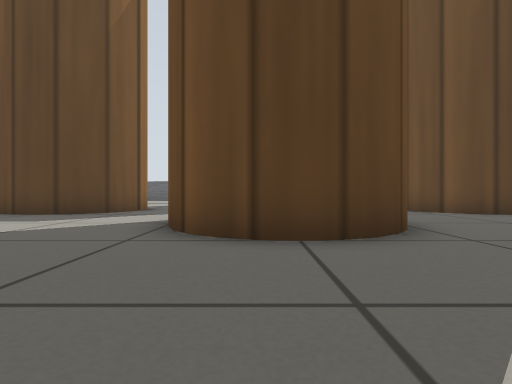
View 1 (above)

22 first-person views from a walk through a Gazebo world. The camera is 0.28 m above the floor, looks level and sees 80° across. The floor is counted in squares, 0.5 m on a side. Each view is taken from the middle of a square. On the plan, view 1 faces up. The plan holds only what a view shows up to about 9 squares ahead; the rest is blank. Simple patterns stand in for the simulator's built-in surfaces.

View 2
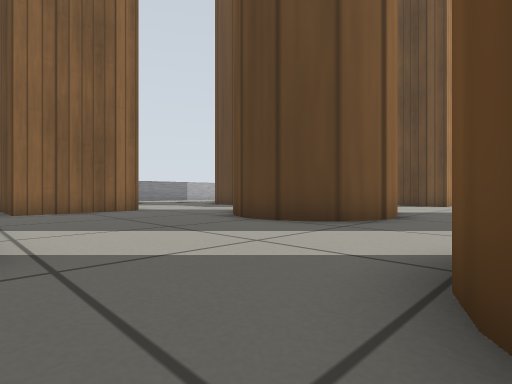

View 3
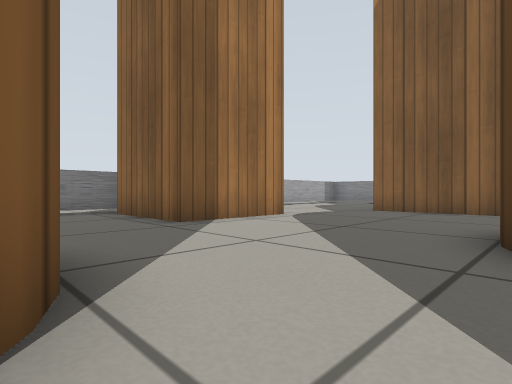

View 4
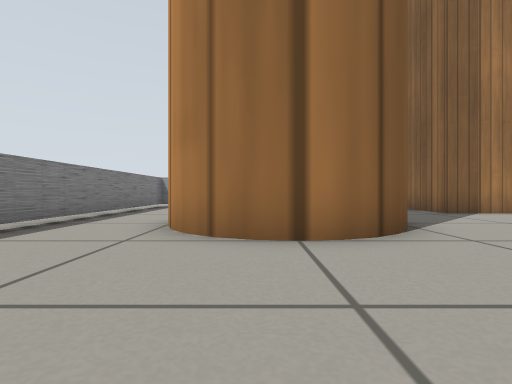

View 5
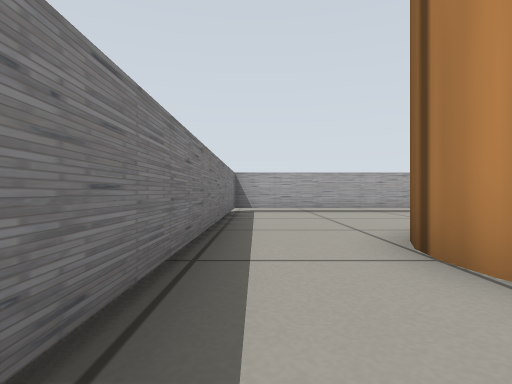

View 6
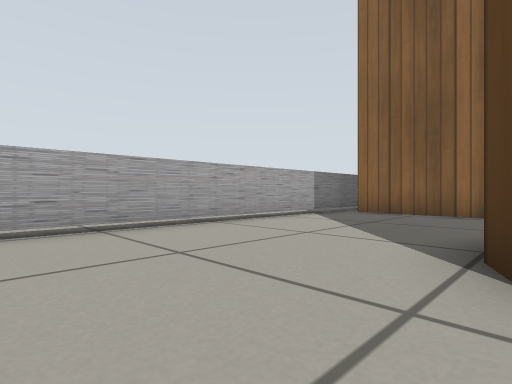

View 7
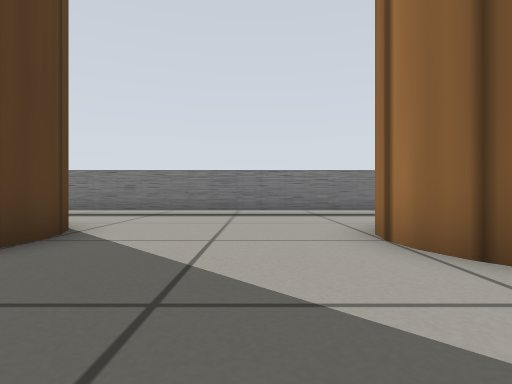

View 8
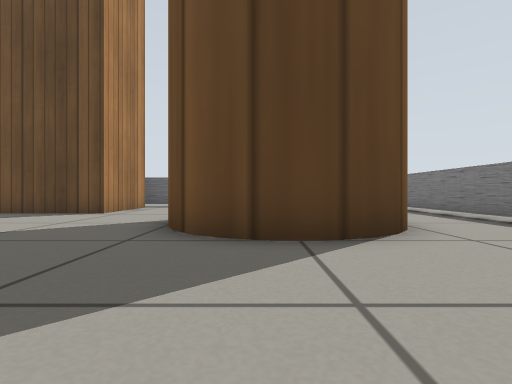

View 9
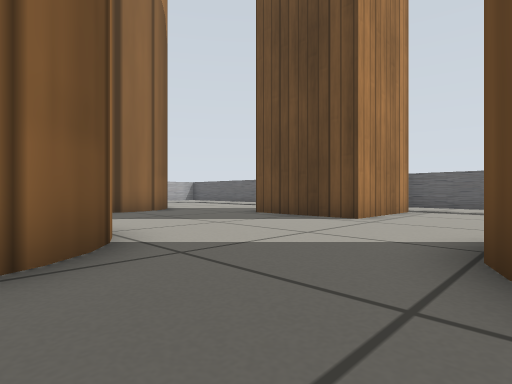

View 10
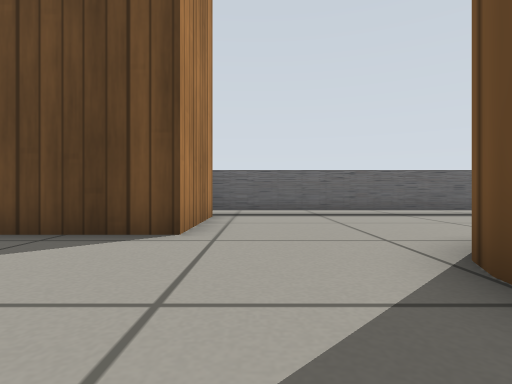

View 11
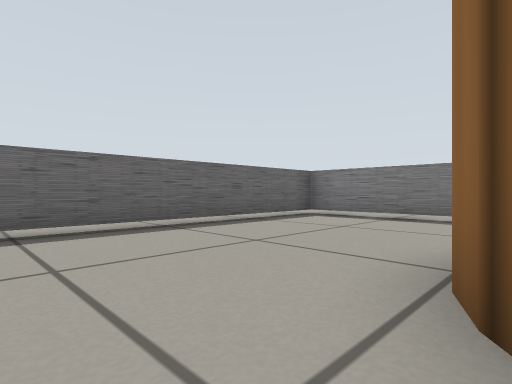

View 12
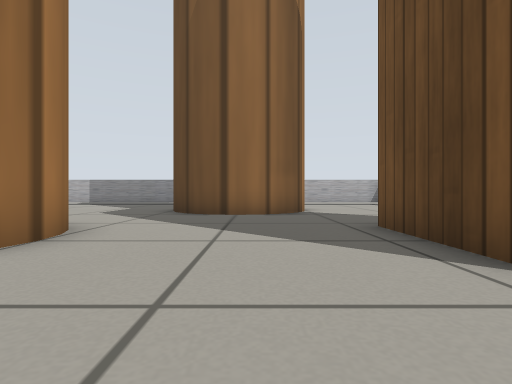

View 13
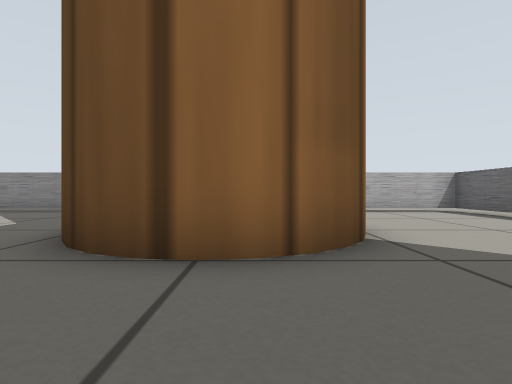

View 14
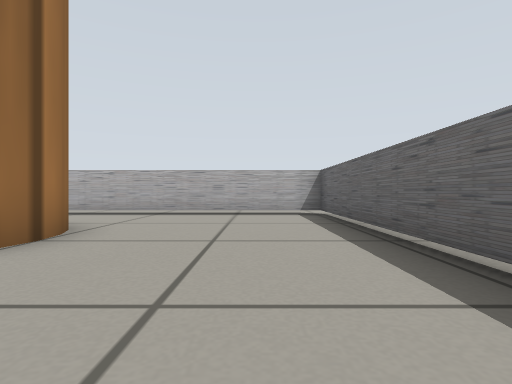

View 15
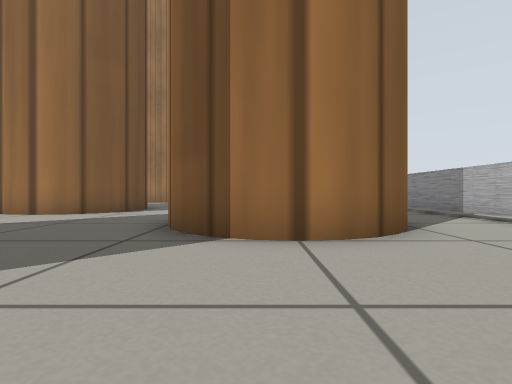

View 16
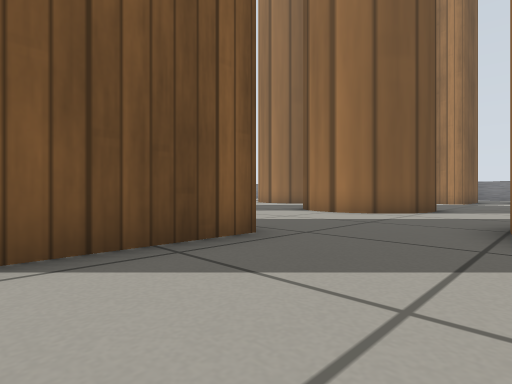

View 17
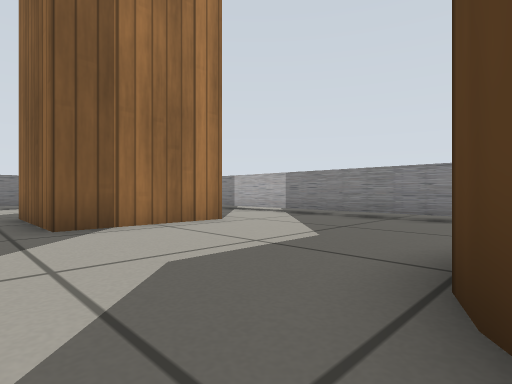

View 18
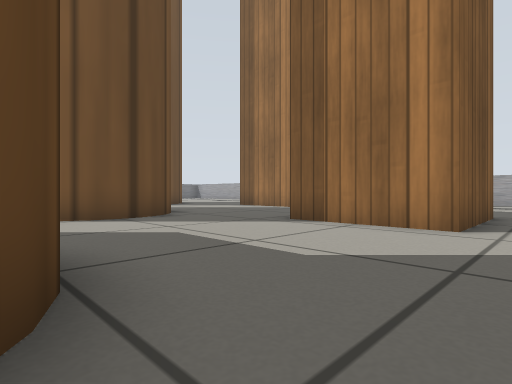

View 19
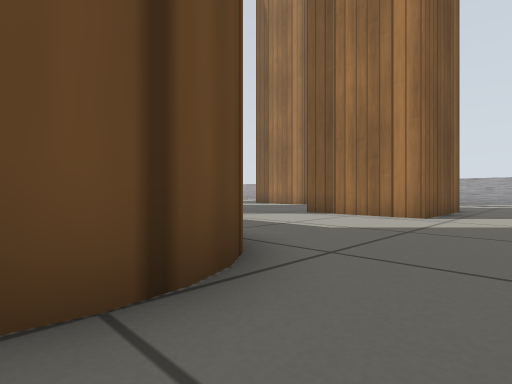

View 20
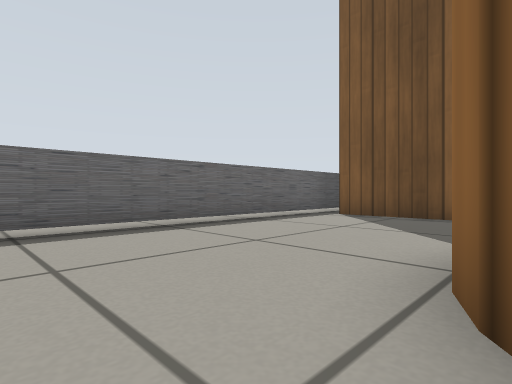

View 21
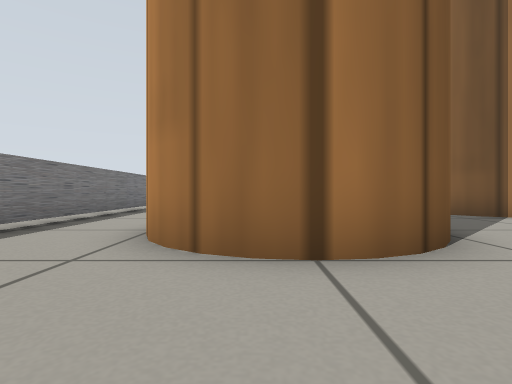

View 22
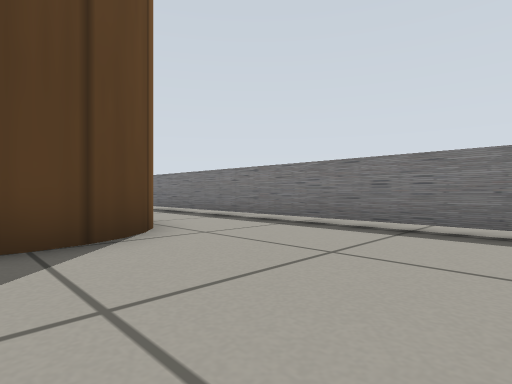

### Floor plan
Key: @ floor where view 1 was taken; # wall or solid block; . floor; P wooden pole; C wooden cube.
Columns run from 10 left of view 1 to 11 right of it. Each row starts with its distance up from view 1.
 16 ######################
 15 #........C  C........#
 14 #........C  C........#
 13 #........C  C........#
 12 #........CCCC........#
 11 #..PPPP........PPPP..#
 10 #..P  P........P  P..#
  9 #..P  P........P   ..#
  8 #..PPPP........PPPP..#
  7 #........PPPP........#
  6 #........P  P........#
  5 #........P  P........#
  4 #........PPPP........#
  3 #..CCCC........PPPP..#
  2 #..C  C........P  P..#
  1  ..C  C........P  P..#
  0   .CCCC...@....PPPP..#
 -1   ..  ...CCCC........#
 -2             C........#
 -3             C........#
 -4             C........#
 -5             ##########

Positions as (right, up) in squares from view 1, and headings:
1: (0, 0), facing up
2: (5, -1), facing up-left
3: (5, 4), facing down-left
4: (7, 7), facing down
5: (10, 4), facing down
6: (10, 0), facing down-left
7: (3, 5), facing right
8: (6, 4), facing up
9: (5, 6), facing up-left
10: (3, 8), facing up
11: (4, 11), facing up-right
12: (4, 10), facing left
13: (-1, 10), facing left
14: (-2, 14), facing left
15: (-5, 15), facing down
16: (-4, 15), facing down-right
17: (-3, 8), facing down-left
18: (-8, 8), facing down-right
19: (-9, 10), facing down-right
20: (-8, 11), facing up-right
21: (7, 14), facing down
22: (6, -4), facing up-right
